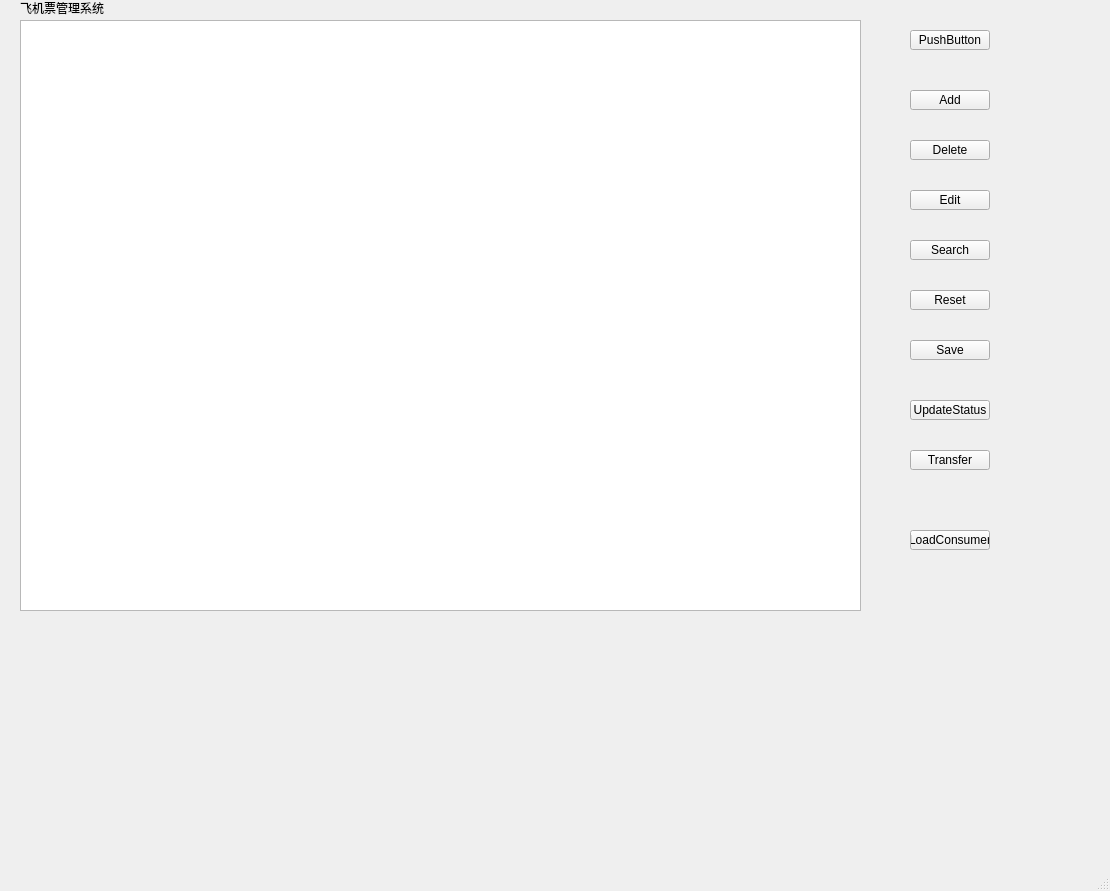
<?xml version="1.0" encoding="UTF-8"?>
<ui version="4.0">
 <class>MainWindow</class>
 <widget class="QMainWindow" name="MainWindow">
  <property name="geometry">
   <rect>
    <x>0</x>
    <y>0</y>
    <width>1110</width>
    <height>891</height>
   </rect>
  </property>
  <property name="windowTitle">
   <string>MainWindow</string>
  </property>
  <widget class="QWidget" name="centralwidget">
   <widget class="QTableWidget" name="table_system">
    <property name="geometry">
     <rect>
      <x>20</x>
      <y>20</y>
      <width>841</width>
      <height>591</height>
     </rect>
    </property>
   </widget>
   <widget class="QPushButton" name="pushButton">
    <property name="geometry">
     <rect>
      <x>910</x>
      <y>30</y>
      <width>80</width>
      <height>20</height>
     </rect>
    </property>
    <property name="text">
     <string>PushButton</string>
    </property>
   </widget>
   <widget class="QLabel" name="label">
    <property name="geometry">
     <rect>
      <x>20</x>
      <y>0</y>
      <width>91</width>
      <height>16</height>
     </rect>
    </property>
    <property name="text">
     <string>飞机票管理系统</string>
    </property>
   </widget>
   <widget class="QPushButton" name="pushButtonAdd">
    <property name="geometry">
     <rect>
      <x>910</x>
      <y>90</y>
      <width>80</width>
      <height>20</height>
     </rect>
    </property>
    <property name="text">
     <string>Add</string>
    </property>
   </widget>
   <widget class="QPushButton" name="pushButtonDelete">
    <property name="geometry">
     <rect>
      <x>910</x>
      <y>140</y>
      <width>80</width>
      <height>20</height>
     </rect>
    </property>
    <property name="text">
     <string>Delete</string>
    </property>
   </widget>
   <widget class="QPushButton" name="pushButtonEdit">
    <property name="geometry">
     <rect>
      <x>910</x>
      <y>190</y>
      <width>80</width>
      <height>20</height>
     </rect>
    </property>
    <property name="text">
     <string>Edit</string>
    </property>
   </widget>
   <widget class="QPushButton" name="pushButtonSearch">
    <property name="geometry">
     <rect>
      <x>910</x>
      <y>240</y>
      <width>80</width>
      <height>20</height>
     </rect>
    </property>
    <property name="text">
     <string>Search</string>
    </property>
   </widget>
   <widget class="QPushButton" name="pushButtonReset">
    <property name="geometry">
     <rect>
      <x>910</x>
      <y>290</y>
      <width>80</width>
      <height>20</height>
     </rect>
    </property>
    <property name="text">
     <string>Reset</string>
    </property>
   </widget>
   <widget class="QPushButton" name="pushButtonSave">
    <property name="geometry">
     <rect>
      <x>910</x>
      <y>340</y>
      <width>80</width>
      <height>20</height>
     </rect>
    </property>
    <property name="text">
     <string>Save</string>
    </property>
   </widget>
   <widget class="QPushButton" name="pushButtonUpdateStatus">
    <property name="geometry">
     <rect>
      <x>910</x>
      <y>400</y>
      <width>80</width>
      <height>20</height>
     </rect>
    </property>
    <property name="text">
     <string>UpdateStatus</string>
    </property>
   </widget>
   <widget class="QPushButton" name="pushButtonFindTransfer">
    <property name="geometry">
     <rect>
      <x>910</x>
      <y>450</y>
      <width>80</width>
      <height>20</height>
     </rect>
    </property>
    <property name="text">
     <string>Transfer</string>
    </property>
   </widget>
   <widget class="QPushButton" name="pushButtonLoadConsumer">
    <property name="geometry">
     <rect>
      <x>910</x>
      <y>530</y>
      <width>80</width>
      <height>20</height>
     </rect>
    </property>
    <property name="text">
     <string>LoadConsumer</string>
    </property>
   </widget>
  </widget>
  <widget class="QMenuBar" name="menubar">
   <property name="geometry">
    <rect>
     <x>0</x>
     <y>0</y>
     <width>1110</width>
     <height>21</height>
    </rect>
   </property>
  </widget>
  <widget class="QStatusBar" name="statusbar"/>
 </widget>
 <resources/>
 <connections/>
</ui>
